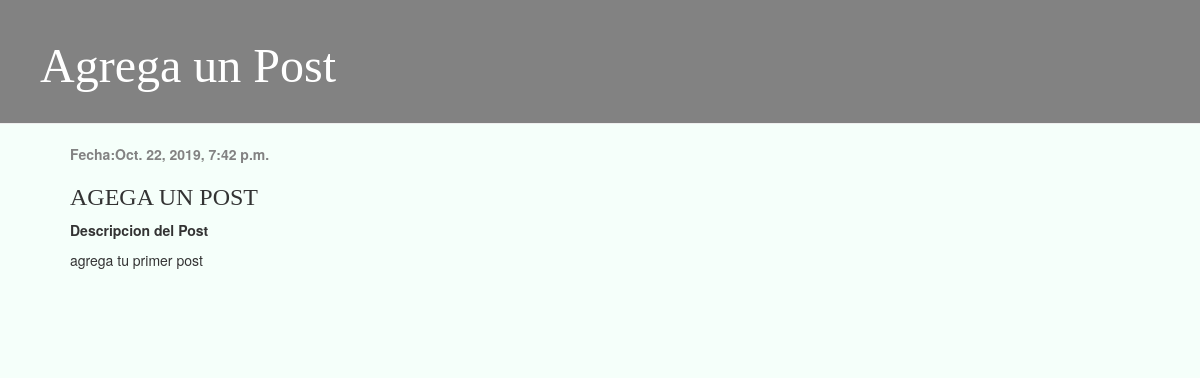
Page /post/20/ on the committed database.
### blog/models.py (models this page shows, shortened)
class Post(models.Model):
    author = models.ForeignKey('auth.User', on_delete=models.CASCADE)
    title = models.CharField(max_length=200)
    text = models.TextField()
    created_date = models.DateTimeField(
            default=timezone.now)
    published_date = models.DateTimeField(
            blank=True, null=True)

### blog/views.py (the view)
# urls.py: path('post/<int:pk>/', views.post_detail, name='post_detail'),
def post_detail(request, pk):
    post = get_object_or_404(Post, pk=pk)
    return render(request, 'blog/post_detail.html', {'post': post})

### blog/templates/blog/post_detail.html
{% extends 'blog/base.html' %}
{% block content %}
    <div class="post">
        {% if post.published_date %}
            <div class="date">
                <p><b>Fecha:{{ post.published_date }}</b></p>
            </div>
        {% endif %}
        <h2> {{ post.title }} </h2>
        <p><b>Descripcion del Post</b></p>
        <p>{{ post.text|linebreaksbr }}</p>
    </div>
{% endblock %}

### blog/static/css/blog.css (style rules this page uses)
body { background: #F5FFFA; }
h2, h3, h4 { font-family: 'fantasy', cursive; font-size:18pt; }
.date { color: #828282; }
.post { margin-bottom: 80px; }

### rows in the picture
Post: published_date "Oct. 22, 2019, 7:42 p.m.", title "AGEGA UN POST", text "agrega tu primer post"
